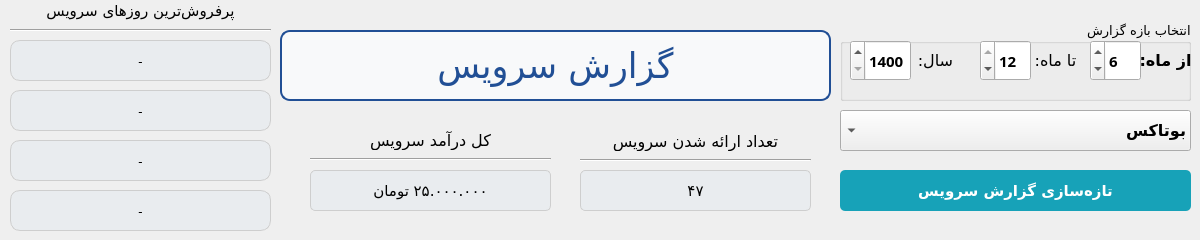
      <widget class="QWidget" name="page_2">
       <widget class="QPushButton" name="refreshServiceReport_btn">
        <property name="geometry">
         <rect>
          <x>840</x>
          <y>170</y>
          <width>351</width>
          <height>41</height>
         </rect>
        </property>
        <property name="font">
         <font>
          <family>Vazirmatn</family>
          <pointsize>11</pointsize>
          <weight>75</weight>
          <bold>true</bold>
          <underline>false</underline>
          <strikeout>false</strikeout>
         </font>
        </property>
        <property name="styleSheet">
         <string notr="true">QPushButton {
    background-color: #17a2b8; /* Bootstrap primary blue */
    color: white; /* White text */
    border: none;
    border-radius: 5px; /* Rounded corners */
    text-align: center;
    text-decoration: none;
}

QPushButton:hover {
background-color: rgb(17, 122, 138);

}

QPushButton:pressed {
background-color: rgb(12, 89, 99);
    
}</string>
        </property>
        <property name="text">
         <string>تازه‌سازی گزارش سرویس</string>
        </property>
       </widget>
       <widget class="QComboBox" name="reportService_cmbox">
        <property name="enabled">
         <bool>true</bool>
        </property>
        <property name="geometry">
         <rect>
          <x>840</x>
          <y>110</y>
          <width>351</width>
          <height>41</height>
         </rect>
        </property>
        <property name="font">
         <font>
          <family>Vazirmatn Black</family>
          <pointsize>12</pointsize>
          <weight>75</weight>
          <bold>true</bold>
         </font>
        </property>
        <property name="acceptDrops">
         <bool>false</bool>
        </property>
        <property name="layoutDirection">
         <enum>Qt::RightToLeft</enum>
        </property>
        <property name="styleSheet">
         <string notr="true"/>
        </property>
        <property name="editable">
         <bool>false</bool>
        </property>
        <property name="currentText">
         <string>بوتاکس</string>
        </property>
        <property name="maxVisibleItems">
         <number>10</number>
        </property>
        <property name="duplicatesEnabled">
         <bool>false</bool>
        </property>
        <item>
         <property name="text">
          <string>بوتاکس</string>
         </property>
        </item>
       </widget>
       <widget class="QLabel" name="n3DayServiceHighSell_lbl">
        <property name="geometry">
         <rect>
          <x>10</x>
          <y>190</y>
          <width>261</width>
          <height>41</height>
         </rect>
        </property>
        <property name="font">
         <font>
          <family>Vazirmatn Medium</family>
          <pointsize>10</pointsize>
         </font>
        </property>
        <property name="styleSheet">
         <string notr="true">border: 1px solid;
border-color: rgb(232, 232, 232);
background-color: rgb(233, 236, 239);
border-radius: 5px;
border-color: rgb(206, 206, 206);  border-radius: 10px;</string>
        </property>
        <property name="text">
         <string>-</string>
        </property>
        <property name="alignment">
         <set>Qt::AlignCenter</set>
        </property>
       </widget>
       <widget class="QLabel" name="label_50">
        <property name="geometry">
         <rect>
          <x>10</x>
          <y>0</y>
          <width>261</width>
          <height>21</height>
         </rect>
        </property>
        <property name="font">
         <font>
          <family>Vazirmatn ExtraBold</family>
          <pointsize>11</pointsize>
         </font>
        </property>
        <property name="text">
         <string>پرفروش‌ترین روز‌های سرویس</string>
        </property>
        <property name="alignment">
         <set>Qt::AlignCenter</set>
        </property>
       </widget>
       <widget class="QLabel" name="n0DayServiceHighSell_lbl">
        <property name="geometry">
         <rect>
          <x>10</x>
          <y>40</y>
          <width>261</width>
          <height>41</height>
         </rect>
        </property>
        <property name="font">
         <font>
          <family>Vazirmatn Medium</family>
          <pointsize>10</pointsize>
         </font>
        </property>
        <property name="styleSheet">
         <string notr="true">border: 1px solid;
border-color: rgb(232, 232, 232);
background-color: rgb(233, 236, 239);
border-radius: 5px;
border-color: rgb(206, 206, 206);  border-radius: 10px;</string>
        </property>
        <property name="text">
         <string>-</string>
        </property>
        <property name="alignment">
         <set>Qt::AlignCenter</set>
        </property>
       </widget>
       <widget class="QLabel" name="n2DayServiceHighSell_lbl">
        <property name="geometry">
         <rect>
          <x>10</x>
          <y>140</y>
          <width>261</width>
          <height>41</height>
         </rect>
        </property>
        <property name="font">
         <font>
          <family>Vazirmatn Medium</family>
          <pointsize>10</pointsize>
         </font>
        </property>
        <property name="styleSheet">
         <string notr="true">border: 1px solid;
border-color: rgb(232, 232, 232);
background-color: rgb(233, 236, 239);
border-radius: 5px;
border-color: rgb(206, 206, 206);  border-radius: 10px;</string>
        </property>
        <property name="text">
         <string>-</string>
        </property>
        <property name="alignment">
         <set>Qt::AlignCenter</set>
        </property>
       </widget>
       <widget class="Line" name="line_6">
        <property name="geometry">
         <rect>
          <x>10</x>
          <y>20</y>
          <width>261</width>
          <height>20</height>
         </rect>
        </property>
        <property name="orientation">
         <enum>Qt::Horizontal</enum>
        </property>
       </widget>
       <widget class="QLabel" name="n1DayServiceHighSell_lbl">
        <property name="geometry">
         <rect>
          <x>10</x>
          <y>90</y>
          <width>261</width>
          <height>41</height>
         </rect>
        </property>
        <property name="font">
         <font>
          <family>Vazirmatn Medium</family>
          <pointsize>10</pointsize>
         </font>
        </property>
        <property name="styleSheet">
         <string notr="true">border: 1px solid;
border-color: rgb(232, 232, 232);
background-color: rgb(233, 236, 239);
border-radius: 5px;
border-color: rgb(206, 206, 206);  border-radius: 10px;</string>
        </property>
        <property name="text">
         <string>-</string>
        </property>
        <property name="alignment">
         <set>Qt::AlignCenter</set>
        </property>
       </widget>
       <widget class="QLabel" name="label_51">
        <property name="geometry">
         <rect>
          <x>310</x>
          <y>130</y>
          <width>241</width>
          <height>20</height>
         </rect>
        </property>
        <property name="font">
         <font>
          <family>Vazirmatn ExtraBold</family>
          <pointsize>12</pointsize>
         </font>
        </property>
        <property name="text">
         <string>کل درآمد سرویس</string>
        </property>
        <property name="alignment">
         <set>Qt::AlignCenter</set>
        </property>
       </widget>
       <widget class="Line" name="line_9">
        <property name="geometry">
         <rect>
          <x>310</x>
          <y>149</y>
          <width>241</width>
          <height>20</height>
         </rect>
        </property>
        <property name="orientation">
         <enum>Qt::Horizontal</enum>
        </property>
       </widget>
       <widget class="QLabel" name="serviceIncome_lbl">
        <property name="geometry">
         <rect>
          <x>310</x>
          <y>170</y>
          <width>241</width>
          <height>41</height>
         </rect>
        </property>
        <property name="font">
         <font>
          <family>Vazirmatn Medium</family>
          <pointsize>11</pointsize>
         </font>
        </property>
        <property name="styleSheet">
         <string notr="true">border: 1px solid;
background-color: rgb(233, 236, 239);
border-radius: 5px;
border-color: rgb(206, 206, 206); </string>
        </property>
        <property name="text">
         <string>۲۵.۰۰۰.۰۰۰ تومان</string>
        </property>
        <property name="alignment">
         <set>Qt::AlignCenter</set>
        </property>
       </widget>
       <widget class="QLabel" name="label_61">
        <property name="geometry">
         <rect>
          <x>580</x>
          <y>131</y>
          <width>231</width>
          <height>20</height>
         </rect>
        </property>
        <property name="font">
         <font>
          <family>Vazirmatn ExtraBold</family>
          <pointsize>12</pointsize>
         </font>
        </property>
        <property name="text">
         <string>تعداد ارائه شدن سرویس</string>
        </property>
        <property name="alignment">
         <set>Qt::AlignCenter</set>
        </property>
       </widget>
       <widget class="QLabel" name="serviceCount_lbl">
        <property name="geometry">
         <rect>
          <x>580</x>
          <y>170</y>
          <width>231</width>
          <height>41</height>
         </rect>
        </property>
        <property name="font">
         <font>
          <family>Vazirmatn Medium</family>
          <pointsize>11</pointsize>
         </font>
        </property>
        <property name="styleSheet">
         <string notr="true">border: 1px solid;
background-color: rgb(233, 236, 239);
border-radius: 5px;
border-color: rgb(206, 206, 206); </string>
        </property>
        <property name="text">
         <string>۴۷</string>
        </property>
        <property name="alignment">
         <set>Qt::AlignCenter</set>
        </property>
       </widget>
       <widget class="Line" name="line_11">
        <property name="geometry">
         <rect>
          <x>580</x>
          <y>150</y>
          <width>231</width>
          <height>20</height>
         </rect>
        </property>
        <property name="orientation">
         <enum>Qt::Horizontal</enum>
        </property>
       </widget>
       <widget class="QGroupBox" name="groupBox_13">
        <property name="geometry">
         <rect>
          <x>840</x>
          <y>20</y>
          <width>351</width>
          <height>81</height>
         </rect>
        </property>
        <property name="font">
         <font>
          <family>Vazirmatn Black</family>
          <pointsize>10</pointsize>
         </font>
        </property>
        <property name="layoutDirection">
         <enum>Qt::RightToLeft</enum>
        </property>
        <property name="title">
         <string>انتخاب بازه گزارش</string>
        </property>
        <property name="alignment">
         <set>Qt::AlignLeading|Qt::AlignLeft|Qt::AlignVCenter</set>
        </property>
        <widget class="QSpinBox" name="serviceReportYear_spnbox">
         <property name="geometry">
          <rect>
           <x>10</x>
           <y>20</y>
           <width>61</width>
           <height>41</height>
          </rect>
         </property>
         <property name="font">
          <font>
           <family>Vazirmatn</family>
           <pointsize>11</pointsize>
           <weight>75</weight>
           <bold>true</bold>
          </font>
         </property>
         <property name="minimum">
          <number>1400</number>
         </property>
         <property name="maximum">
          <number>1500</number>
         </property>
        </widget>
        <widget class="QLabel" name="label_44">
         <property name="geometry">
          <rect>
           <x>170</x>
           <y>20</y>
           <width>91</width>
           <height>41</height>
          </rect>
         </property>
         <property name="font">
          <font>
           <family>Vazirmatn ExtraBold</family>
           <pointsize>12</pointsize>
          </font>
         </property>
         <property name="text">
          <string>تا ماه:</string>
         </property>
         <property name="alignment">
          <set>Qt::AlignCenter</set>
         </property>
        </widget>
        <widget class="QSpinBox" name="serviceReportToMonth_spnbox">
         <property name="geometry">
          <rect>
           <x>140</x>
           <y>20</y>
           <width>51</width>
           <height>41</height>
          </rect>
         </property>
         <property name="font">
          <font>
           <family>Vazirmatn</family>
           <pointsize>11</pointsize>
           <weight>75</weight>
           <bold>true</bold>
          </font>
         </property>
         <property name="minimum">
          <number>1</number>
         </property>
         <property name="maximum">
          <number>12</number>
         </property>
         <property name="value">
          <number>12</number>
         </property>
        </widget>
        <widget class="QSpinBox" name="serviceReportFromMonth_spnbox">
         <property name="geometry">
          <rect>
           <x>250</x>
           <y>20</y>
           <width>51</width>
           <height>41</height>
          </rect>
         </property>
         <property name="font">
          <font>
           <family>Vazirmatn</family>
           <pointsize>11</pointsize>
           <weight>75</weight>
           <bold>true</bold>
          </font>
         </property>
         <property name="minimum">
          <number>1</number>
         </property>
         <property name="maximum">
          <number>12</number>
         </property>
         <property name="value">
          <number>6</number>
         </property>
        </widget>
        <widget class="QLabel" name="label_45">
         <property name="geometry">
          <rect>
           <x>280</x>
           <y>20</y>
           <width>91</width>
           <height>41</height>
          </rect>
         </property>
         <property name="font">
          <font>
           <family>Vazirmatn ExtraBold</family>
           <pointsize>12</pointsize>
           <weight>75</weight>
           <bold>true</bold>
          </font>
         </property>
         <property name="text">
          <string>از ماه:</string>
         </property>
         <property name="alignment">
          <set>Qt::AlignCenter</set>
         </property>
        </widget>
        <widget class="QLabel" name="label_46">
         <property name="geometry">
          <rect>
           <x>50</x>
           <y>20</y>
           <width>91</width>
           <height>41</height>
          </rect>
         </property>
         <property name="font">
          <font>
           <family>Vazirmatn ExtraBold</family>
           <pointsize>12</pointsize>
          </font>
         </property>
         <property name="text">
          <string>سال:</string>
         </property>
         <property name="alignment">
          <set>Qt::AlignCenter</set>
         </property>
        </widget>
       </widget>
       <widget class="QLabel" name="label_16">
        <property name="geometry">
         <rect>
          <x>280</x>
          <y>30</y>
          <width>551</width>
          <height>71</height>
         </rect>
        </property>
        <property name="font">
         <font>
          <family>A Rezvan-fat</family>
          <pointsize>26</pointsize>
          <weight>50</weight>
          <bold>false</bold>
         </font>
        </property>
        <property name="layoutDirection">
         <enum>Qt::RightToLeft</enum>
        </property>
        <property name="autoFillBackground">
         <bool>false</bool>
        </property>
        <property name="styleSheet">
         <string notr="true">/* Basic styling for the company name label */
QLabel {
	color: rgb(33, 79, 149);
    
    padding: 10px; /* Padding around the text */
    border: 2px solid  rgb(33, 79, 149); /* Optional: Border with the same blue color */
    border-radius: 10px; /* Rounded corners */
    background-color: #f8f9fa; /* Light grey background to make it stand out */
    text-align: center; /* Center-align the text */
}

/* Hover effect */
QLabe:hover {
    color: #0056b3; /* Darker blue on hover */
    border-color: #0056b3; /* Match border color on hover */
}
</string>
        </property>
        <property name="text">
         <string>گزارش سرویس</string>
        </property>
        <property name="alignment">
         <set>Qt::AlignCenter</set>
        </property>
       </widget>
      </widget>
